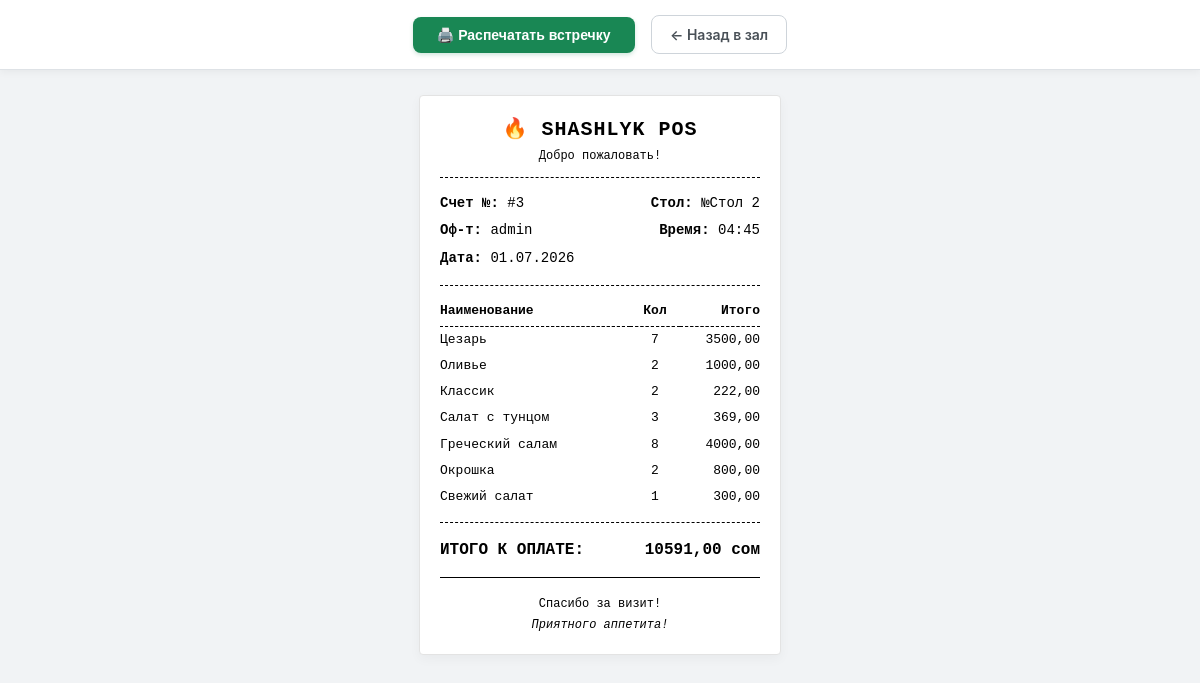
/pos/order/3/bill/ (signed in), run on the app's committed database.
### orders/models.py (models this page shows, shortened)
class Order(models.Model):
    STATUS_CHOICES = (
        ('active', _('Открыт (Обслуживание)')),
        ('closed', _('Оплачен (Закрыт)')),
        ('cancelled', _('Отменен')),
    )
    PAYMENT_METHODS = [
        ('cash', 'Наличные 💵'),
        ('card', 'Карта 💳'),
        ('qr', 'QR-платеж 📱'),
    ]
    payment_method = models.CharField(
        max_length=10,
        choices=PAYMENT_METHODS,
        blank=True,
        null=True,
        verbose_name="Способ оплаты"
    )
    table = models.ForeignKey(Table, on_delete=models.SET_NULL, null=True, blank=True, related_name='orders', verbose_name=_("Стол"))
    waiter = models.ForeignKey(User, on_delete=models.PROTECT, verbose_name=_("Официант"))
    status = models.CharField(max_length=15, choices=STATUS_CHOICES, default='active', verbose_name=_("Статус"))
    created_at = models.DateTimeField(auto_now_add=True, verbose_name=_("Открыт в"))
    closed_at = models.DateTimeField(null=True, blank=True, verbose_name=_("Закрыт в"))
    total_amount = models.DecimalField(max_digits=10, decimal_places=2, default=0, verbose_name=_("Итого к оплате"))
    class Meta:
        verbose_name = _('Счет')
        verbose_name_plural = _('Счета (Чеки)')

class Table(models.Model):
    number = models.CharField(max_length=10, unique=True, verbose_name=_("Номер стола"))
    is_available = models.BooleanField(default=True, verbose_name=_("Доступен/Свободен"))
    is_active = models.BooleanField(default=True, verbose_name=_("Активен (Существует в зале)"))
    class Meta:
        verbose_name = _('Стол')
        verbose_name_plural = _('Столы')

class OrderItem(models.Model):
    PRINT_STATUS_CHOICES = (
        ('pending', _('Ждет отправки')),   # Waiter is still adding items on the screen
        ('sent', _('Отправлен на печать')), # Ticket was sent to Bar/Kitchen/Grill
        ('ready', _('Готово')),
    )
    order = models.ForeignKey(Order, on_delete=models.CASCADE, related_name='items', verbose_name=_("Заказ"))
    product = models.ForeignKey(Product, on_delete=models.PROTECT, verbose_name=_("Блюдо/Товар"))
    quantity = models.PositiveIntegerField(default=1, verbose_name=_("Кол-во"))
    price_at_order = models.DecimalField(max_digits=10, decimal_places=2, verbose_name=_("Цена при заказе"))
    status = models.CharField(max_length=15, choices=PRINT_STATUS_CHOICES, default='pending', verbose_name=_("Статус печати"))
    comment = models.CharField(max_length=150, blank=True, null=True, verbose_name=_("Комментарий к блюду (напр. без лука)"))
    def get_total_price(self):
        return self.quantity * self.price_at_order
    class Meta:
        verbose_name = _('Элемент заказа')
        verbose_name_plural = _('Элементы заказа')

### menu/models.py (models this page shows, shortened)
class Product(models.Model):
    DEPARTMENT_CHOICES = [
        ('grill', '🔥 Мангал / Гриль'),
        ('bar', '🍹 Бар / Напитки'),
        ('kitchen', '🍳 Горячий/Холодный цех'),
    ]
    department = models.CharField(
        max_length=20,
        choices=DEPARTMENT_CHOICES,
        default='kitchen',
        verbose_name="Цех приготовления"
    )
    category = models.ForeignKey(
        Category,
        on_delete=models.PROTECT,
        related_name='products',
        verbose_name=_("Категория")
    )
    name = models.CharField(max_length=100, unique=True, verbose_name=_("Название блюда/товара"))
    price = models.DecimalField(max_digits=10, decimal_places=2, verbose_name=_("Цена продажи"))
    cost_price = models.DecimalField(max_digits=10, decimal_places=2, default=0, verbose_name=_("Цена закупа"))
    stock = models.IntegerField(null=True, blank=True, verbose_name=_("Остаток на складе"))
    is_active = models.BooleanField(default=True, verbose_name=_("Активен (Показывать в меню)"))
    class Meta:
        verbose_name = _('Товар/Блюдо')
        verbose_name_plural = _('Товары и Блюда')

### orders/views.py (the view)
# urls.py: path('order/<int:order_id>/bill/', views.view_bill, name='view_bill'),
@login_required
def view_bill(request, order_id):
    order = get_object_or_404(Order, id=order_id)
    order_items = order.items.all()
    return render(request, 'orders/bill_detail.html', {
        'order': order,
        'order_items': order_items
    })

### orders/templates/orders/bill_detail.html (shortened to what this page needs)
<!DOCTYPE html>
<html lang="ru">
<head>
</head>
<body>
    <div class="receipt-control-panel no-print">
        <button onclick="window.print();" class="btn-print">
            🖨️ Распечатать встречку
        </button>
        <a href="{% url 'waiter_dashboard' %}" class="btn-back">
            &larr; Назад в зал
        </a>
    </div>
    <div class="receipt-paper-tape">
        <div class="text-center">
            <h2 style="margin: 0 0 4px 0; text-transform: uppercase; font-size: 20px; letter-spacing: 1px;">🔥 SHASHLYK POS</h2>
            <p style="margin: 0; font-size: 12px;">Добро пожаловать!</p>
        </div>
        <div class="divider"></div>
        <table>
            <tr>
                <td><strong>Счет №:</strong> #{{ order.id }}</td>
                <td class="text-end"><strong>Стол:</strong> №{{ order.table.number }}</td>
            </tr>
            <tr>
                <td><strong>Оф-т:</strong> {{ order.waiter.username }}</td>
                <td class="text-end"><strong>Время:</strong> {{ order.created_at|date:"H:i" }}</td>
            </tr>
            <tr>
                <td colspan="2"><strong>Дата:</strong> {{ order.created_at|date:"d.m.Y" }}</td>
            </tr>
        </table>
        <div class="divider"></div>
        <table style="font-size: 13px;">
            <thead>
                <tr style="border-bottom: 1px dashed #000000;">
                    <th style="text-align: left; padding-bottom: 6px;">Наименование</th>
                    <th style="text-align: center; padding-bottom: 6px; width: 50px;">Кол</th>
                    <th style="text-align: right; padding-bottom: 6px; width: 80px;">Итого</th>
                </tr>
            </thead>
            <tbody>
                {% for item in order.items.all %}
                    <tr>
                        <td>{{ item.product.name }}</td>
                        <td class="text-center">{{ item.quantity }}</td>
                        <td class="text-end">{{ item.get_total_price }}</td>
                    </tr>
                {% endfor %}
            </tbody>
        </table>
        <div class="divider"></div>
        <table style="font-size: 16px;" class="bold">
            <tr>
                <td>ИТОГО К ОПЛАТЕ:</td>
                <td class="text-end">{{ order.total_amount }} сом</td>
            </tr>
        </table>
        <div class="divider" style="border-top: 1px double #000000;"></div>
        <div class="text-center" style="font-size: 12px; margin-top: 18px;">
            <p style="margin: 0;">Спасибо за визит!</p>
            <p style="margin: 4px 0 0 0; font-style: italic;">Приятного аппетита!</p>
        </div>
    </div>
</body>
</html>

### orders/templates/orders/bill_detail.html (style rules this page uses)
html, body { background-color: #f1f3f5; margin: 0; padding: 0; font-family: -apple-system, BlinkMacSystemFont, "Segoe UI", Roboto, sans-serif; color: #212529; }
.receipt-control-panel { background-color: #ffffff; border-bottom: 1px solid #dee2e6; padding: 15px; text-align: center; box-shadow: 0 2px 8px rgba(0,0,0,0.05); margin-bottom: 25px; }
.btn-print { padding: 10px 24px; font-weight: 700; background-color: #198754; color: #ffffff; border: none; border-radius: 8px; cursor: pointer; font-size: 14px; transition: background 0.15s; box-shadow: 0 2px 4px rgba(25, 135, 84, 0.2); }
.btn-back { display: inline-block; margin-left: 12px; padding: 10px 18px; background-color: #ffffff; color: #495057; text-decoration: none; border-radius: 8px; font-size: 14px; font-weight: 600; border: 1px solid #ced4da; transition: all 0.15s; }
.receipt-paper-tape { font-family: 'Courier New', Courier, monospace; font-size: 14px; line-height: 1.4; width: 320px; margin: 0 auto 50px auto; padding: 20px; background-color: #ffffff; color: #000000; box-shadow: 0 4px 12px rgba(0,0,0,0.04); border: 1px solid #e3e3e3; border-radius: 4px; }
.text-center { text-align: center; }
.text-end { text-align: right; }
.bold { font-weight: bold; }
.divider { border-top: 1px dashed #000000; margin: 12px 0; }
table { width: 100%; border-collapse: collapse; margin: 6px 0; }
td, th { padding: 4px 0; vertical-align: top; }

### data on the page
Order: id "3", table.number "Стол 2", waiter.username "admin", created_at "04:45", created_at "01.07.2026", total_amount "10591,00"
OrderItem: product.name "Цезарь", quantity "7", get_total_price "3500,00"
OrderItem: product.name "Оливье", quantity "2", get_total_price "1000,00"
OrderItem: product.name "Классик", quantity "2", get_total_price "222,00"
OrderItem: product.name "Салат с тунцом", quantity "3", get_total_price "369,00"
OrderItem: product.name "Греческий салам", quantity "8", get_total_price "4000,00"
OrderItem: product.name "Окрошка", quantity "2", get_total_price "800,00"
OrderItem: product.name "Свежий салат", quantity "1", get_total_price "300,00"
